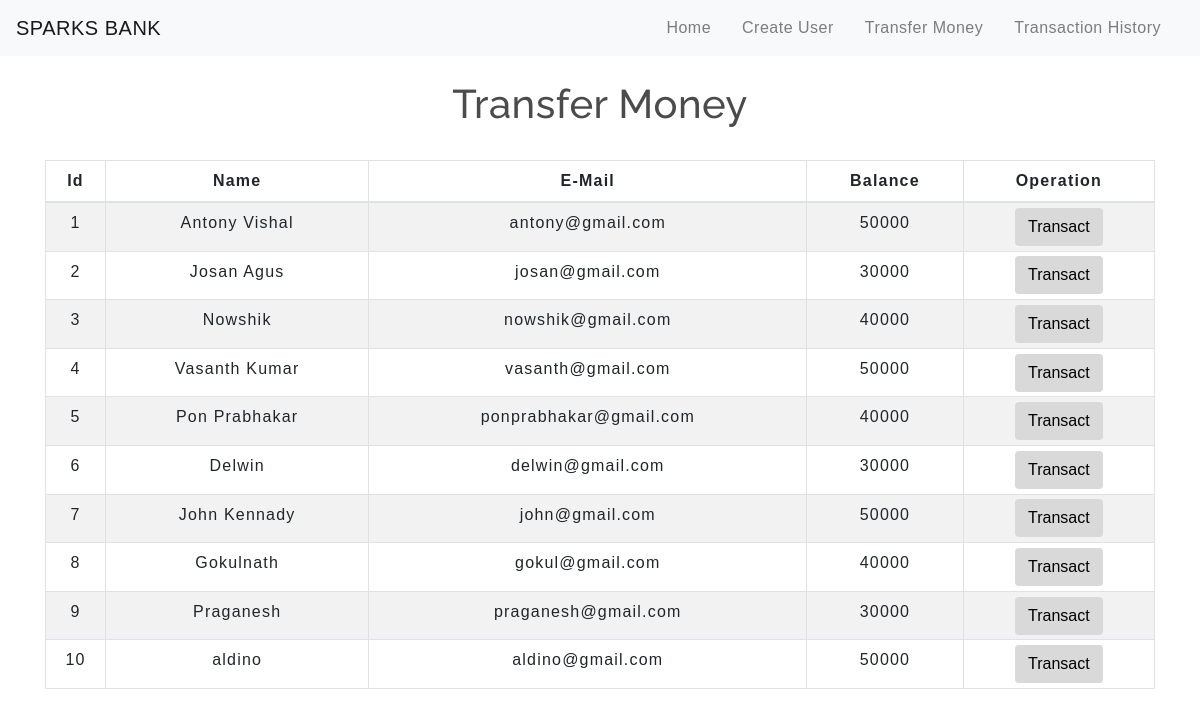
The app's page /transfermoney.php with its own data.
### tables this page shows
CREATE TABLE `users` (
  `id` int(3) NOT NULL,
  `name` text NOT NULL,
  `email` varchar(30) NOT NULL,
  `balance` int(8) NOT NULL
);

### transfermoney.php (the view, shortened to what this page needs)
<!DOCTYPE html>
<html lang="en">
<head>
    <link rel="stylesheet" href="https://maxcdn.bootstrapcdn.com/bootstrap/4.0.0/css/bootstrap.min.css">
    <link rel="stylesheet" type="text/css" href="css/table.css">
    <link rel="stylesheet" type="text/css" href="css/navbar.css">
</head>
<body>
<?php
    include 'config.php';
    $sql = "SELECT * FROM users";
    $result = mysqli_query($conn,$sql);
?>
<?php
  include 'navbar.php';
?>
<div class="container">
        <h2 class="text-center pt-4">Transfer Money</h2>
        <br>
            <div class="row">
                <div class="col">
                    <div class="table-responsive-sm">
                    <table class="table table-hover table-sm table-striped table-condensed table-bordered">
                        <thead>
                            <tr>
                            <th scope="col" class="text-center py-2">Id</th>
                            <th scope="col" class="text-center py-2">Name</th>
                            <th scope="col" class="text-center py-2">E-Mail</th>
                            <th scope="col" class="text-center py-2">Balance</th>
                            <th scope="col" class="text-center py-2">Operation</th>
                            </tr>
                        </thead>
                        <tbody>
                <?php
                    while($rows=mysqli_fetch_assoc($result)){
                ?>
                    <tr>
                        <td class="py-2"><?php echo $rows['id'] ?></td>
                        <td class="py-2"><?php echo $rows['name']?></td>
                        <td class="py-2"><?php echo $rows['email']?></td>
                        <td class="py-2"><?php echo $rows['balance']?></td>
                        <td><a href="selecteduserdetail.php?id= <?php echo $rows['id'] ;?>"> <button type="button" class="btn">Transact</button></a></td>
                    </tr>
                <?php
                    }
                ?>
                        </tbody>
                    </table>
                    </div>
                </div>
            </div>
         </div>
</body>
</html>

### navbar.php (shortened to what this page needs)
<nav class="navbar navbar-expand-md navbar-light bg-light">
<a class="navbar-brand" href="index.php">SPARKS BANK</a>
<div class="collapse navbar-collapse" id="collapsibleNavbar">
      <ul class="navbar-nav ml-auto">
        <li class="nav-item">
          <a class="nav-link" href="index.php">Home</a>
        </li>
        <li class="nav-item">
          <a class="nav-link" href="createuser.php">Create User</a>
        </li>
        <li class="nav-item">
          <a class="nav-link" href="transfermoney.php">Transfer Money</a>
        </li>
        <li class="nav-item">
          <a class="nav-link" href="transactionhistory.php">Transaction History</a>
        </li>
    </div>
 </nav>

### css/table.css (style rules this page uses)
* { padding: 0; margin: 0; box-sizing: border-box; font-family: sans-serif; }
h2 { font-size: 40px; }
table { letter-spacing: 1.2px; }
td { text-align: center; }
button { border:none; background: #d9d9d9; transition: 1s; }

### css/navbar.css (style rules this page uses)
.nav-link { margin-right: 15px; color:#2F363F; letter-spacing: 0.5px; transition: 0.5s; }
.navbar-brand { color: #4C4B4B; letter-spacing: 0.5px; }
h2 { color: #4C4B4B; letter-spacing: 0.5px; font-family: raleway; }

### transfermoney.php (style rules this page uses)
button { transition: 1.5s; }

### records on screen
users: id "1", name "Antony Vishal", email "antony@gmail.com", balance "50000"
users: id "2", name "Josan Agus", email "josan@gmail.com", balance "30000"
users: id "3", name "Nowshik", email "nowshik@gmail.com", balance "40000"
users: id "4", name "Vasanth Kumar", email "vasanth@gmail.com", balance "50000"
users: id "5", name "Pon Prabhakar", email "ponprabhakar@gmail.com", balance "40000"
users: id "6", name "Delwin", email "delwin@gmail.com", balance "30000"
users: id "7", name "John Kennady", email "john@gmail.com", balance "50000"
users: id "8", name "Gokulnath", email "gokul@gmail.com", balance "40000"
users: id "9", name "Praganesh", email "praganesh@gmail.com", balance "30000"
users: id "10", name "aldino", email "aldino@gmail.com", balance "50000"
